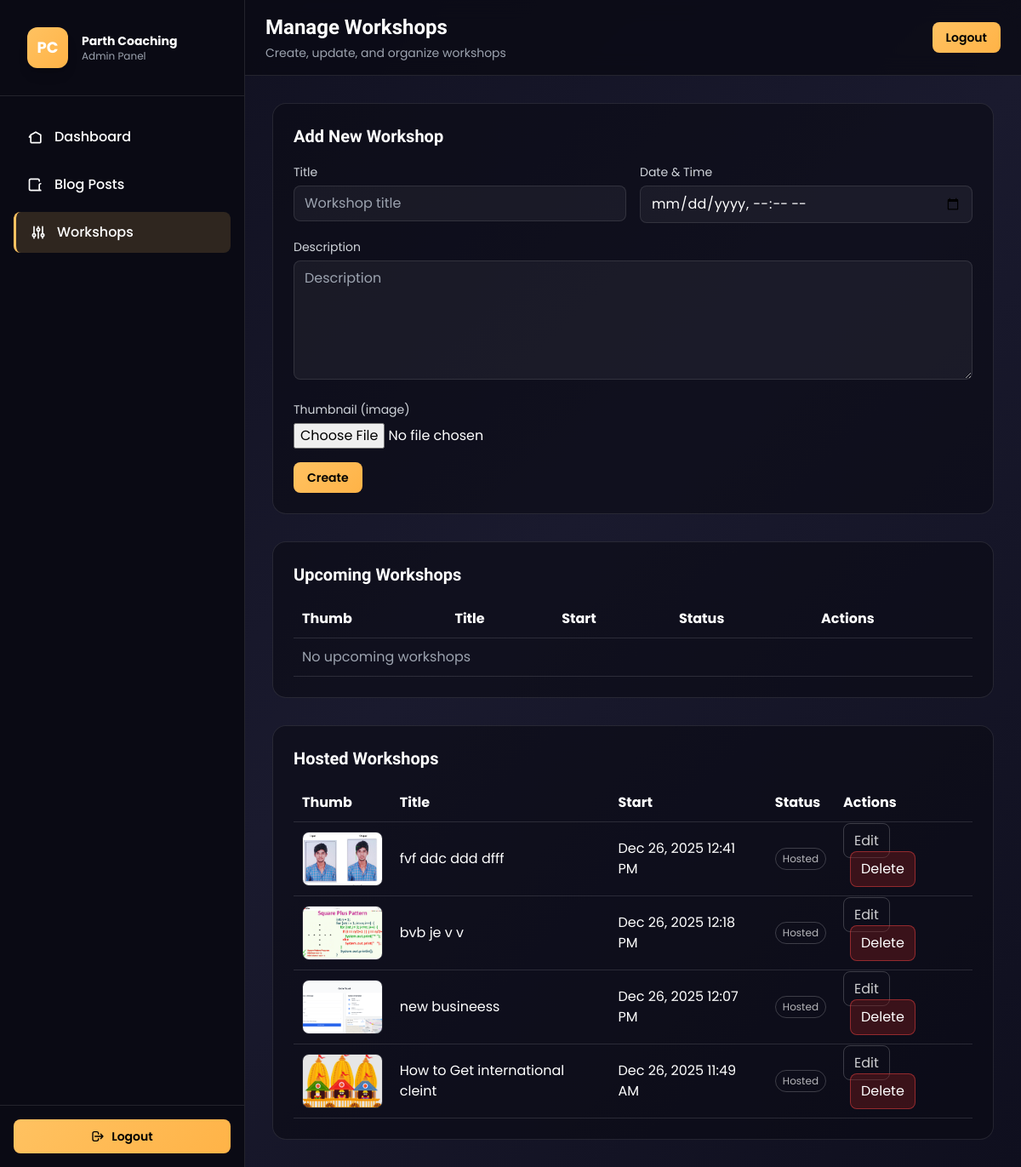
The page /admin/manage_workshop.php (signed in) on the database its author committed.
### tables this page shows
CREATE TABLE `workshops` (
  `id` int NOT NULL,
  `title` varchar(255) NOT NULL,
  `short_description` text,
  `thumbnail` varchar(255) DEFAULT NULL,
  `workshop_date` date NOT NULL,
  `workshop_time` time DEFAULT NULL,
  `created_at` timestamp NULL DEFAULT CURRENT_TIMESTAMP,
  `updated_at` timestamp NULL DEFAULT CURRENT_TIMESTAMP ON UPDATE CURRENT_TIMESTAMP
);

### admin/manage_workshop.php (the view, shortened to what this page needs)
<?php
require_once __DIR__ . '/../db.php';
$workshopCols = [];
$colsRes = mysqli_query($conn, "SHOW COLUMNS FROM workshops");
if ($colsRes) {
  while ($c = mysqli_fetch_assoc($colsRes)) { $workshopCols[] = $c['Field']; }
}
$thumbField       = in_array('thumbnail', $workshopCols, true) ? 'thumbnail' : (in_array('image', $workshopCols, true) ? 'image' : '');
function h($v) { return htmlspecialchars((string)$v, ENT_QUOTES, 'UTF-8'); }
$workshops = [];
$q = mysqli_query($conn, "SELECT * FROM workshops ORDER BY id DESC");
if ($q) { while ($r = mysqli_fetch_assoc($q)) { $workshops[] = $r; } }
usort($workshops, function($a, $b) { return ($b['_start_ts'] <=> $a['_start_ts']); });
$nowTs = time();
$upcoming = []; $hosted = [];
foreach ($workshops as $w) { (($w['_start_ts'] ?: 0) >= $nowTs) ? $upcoming[] = $w : $hosted[] = $w; }
?>
<!DOCTYPE html>
<html lang="en">
  <head>
    <script src="https://cdn.tailwindcss.com"></script>
  </head>
  <body class="text-white antialiased">
    <div class="flex h-screen overflow-hidden">
      <aside class="w-72 bg-[#0a0a14] border-r border-white/10 flex flex-col hidden lg:flex fixed h-screen left-0 top-0 overflow-y-auto">
        <div class="p-8 border-b border-white/10 sticky top-0 bg-[#0a0a14]">
          <div class="flex items-center gap-4">
            <div class="gradient-accent w-12 h-12 rounded-xl flex items-center justify-center font-bold text-lg shadow-lg">PC</div>
            <div>
              <p class="text-white font-bold text-sm">Parth Coaching</p>
              <p class="text-gray-400 text-xs">Admin Panel</p>
            </div>
          </div>
        </div>
        <nav class="flex-1 px-4 py-6 space-y-2">
          <a href="dashboard.php" class="flex items-center gap-3 px-4 py-3 rounded-lg hover:bg-white/10 transition">
            <svg class="w-5 h-5" fill="none" stroke="currentColor" viewBox="0 0 24 24"><path stroke-linecap="round" stroke-linejoin="round" stroke-width="2" d="M3 12l2-3m0 0l7-4 7 4M5 9v10a1 1 0 001 1h12a1 1 0 001-1V9" /></svg>
            <span class="font-medium">Dashboard</span>
          </a>
          <a href="manage_blog.php" class="flex items-center gap-3 px-4 py-3 rounded-lg hover:bg-white/10 transition">
            <svg class="w-5 h-5" fill="none" stroke="currentColor" viewBox="0 0 24 24"><path stroke-linecap="round" stroke-linejoin="round" stroke-width="2" d="M19 20H5a2 2 0 01-2-2V6a2 2 0 012-2h10a2 2 0 012 2v1m2 13a2 2 0 01-2-2v-5.5a2 2 0 012-2H19" /></svg>
            <span class="font-medium">Blog Posts</span>
          </a>
          <a href="workshop.php" class="flex items-center gap-3 px-4 py-3 rounded-lg transition sidebar-active" style="background: rgba(255, 194, 97, 0.15); border-left: 3px solid #FFC261;">
            <svg class="w-5 h-5" fill="none" stroke="currentColor" viewBox="0 0 24 24"><path stroke-linecap="round" stroke-linejoin="round" stroke-width="2" d="M12 6V4m0 2a2 2 0 100 4m0-4a2 2 0 110 4m-6 8a2 2 0 100-4m0 4a2 2 0 110-4m0 4v2m0-6V4m6 6v10m6-2a2 2 0 100-4m0 4a2 2 0 110-4m0 4v2m0-6V4" /></svg>
            <span class="font-medium">Workshops</span>
          </a>
        </nav>
        <div class="border-t border-white/10 p-4 sticky bottom-0 bg-[#0a0a14]">
          <a href="logout.php" class="gradient-accent text-black w-full py-2.5 rounded-lg font-semibold text-sm transition hover:shadow-lg flex items-center justify-center gap-2">
            <svg class="w-4 h-4" fill="none" stroke="currentColor" viewBox="0 0 24 24"><path stroke-linecap="round" stroke-linejoin="round" stroke-width="2" d="M17 16l4-4m0 0l-4-4m4 4H7m6 4v1a3 3 0 01-3 3H6a3 3 0 01-3-3V7a3 3 0 013-3h4a3 3 0 013 3v1" /></svg>
            Logout
          </a>
        </div>
      </aside>
      <main class="flex-1 lg:ml-72 flex flex-col h-screen overflow-auto">
        <header class="sticky top-0 z-40 bg-[#0a0a14]/80 backdrop-blur-md border-b border-white/10 px-6 py-4">
          <div class="flex items-center justify-between">
            <div>
              <h1 class="text-2xl font-bold font-sora">Manage Workshops</h1>
              <p class="text-sm text-gray-400 mt-1">Create, update, and organize workshops</p>
            </div>
            <a href="logout.php" class="gradient-accent text-black px-4 py-2 rounded-lg font-semibold text-sm">Logout</a>
          </div>
        </header>
        <section class="flex-1 p-6 md:p-8 space-y-8">
          <?php
            $editRow = null;
          ?>
          <div class="border border-white/10 rounded-2xl p-6 bg-[#0a0a14]/60">
            <div class="flex items-center justify-between mb-4">
              <h2 class="text-xl font-semibold font-sora"><?= $editRow ? 'Edit Workshop' : 'Add New Workshop' ?></h2>
            </div>
            <form class="grid gap-4 md:grid-cols-2" action="manage_workshop.php<?= $editRow ? '?edit=' . intval($editRow['id']) : '' ?>" method="post" enctype="multipart/form-data">
              <div>
                <label class="text-gray-300 text-sm">Title</label>
                <input class="w-full mt-1 px-3 py-2 rounded-lg border border-white/10 bg-white/5 text-white" type="text" name="title" placeholder="Workshop title" value="<?= h($editRow['title'] ?? '') ?>" required />
              </div>
              <div>
                <label class="text-gray-300 text-sm">Date & Time</label>
                <?php
                  $dtVal = '';
                ?>
                <input class="w-full mt-1 px-3 py-2 rounded-lg border border-white/10 bg-white/5 text-white" type="datetime-local" name="start_datetime" value="<?= h($dtVal) ?>" required />
              </div>
              <div class="md:col-span-2">
                <label class="text-gray-300 text-sm">Description</label>
                <textarea class="w-full mt-1 px-3 py-2 rounded-lg border border-white/10 bg-white/5 text-white min-h-[140px]" name="description" placeholder="Description"><?= h($editRow['description'] ?? '') ?></textarea>
              </div>
              <div>
                <label class="text-gray-300 text-sm">Thumbnail (image)</label>
                <input class="w-full mt-1" type="file" name="thumbnail" accept="image/*" />
              </div>
              <div class="md:col-span-2 flex gap-3">
                <button class="gradient-accent text-black px-4 py-2 rounded-lg font-semibold text-sm" type="submit"><?= $editRow ? 'Update' : 'Create' ?></button>
              </div>
            </form>
          </div>
          <div class="border border-white/10 rounded-2xl p-6 bg-[#0a0a14]/60">
            <div class="text-xl font-semibold font-sora mb-4">Upcoming Workshops</div>
            <table class="table">
              <thead>
                <tr>
                  <th class="text-left">Thumb</th>
                  <th class="text-left">Title</th>
                  <th class="text-left">Start</th>
                  <th class="text-left">Status</th>
                  <th class="text-right">Actions</th>
                </tr>
              </thead>
              <tbody>
                <?php if (empty($upcoming)): ?>
                  <tr><td colspan="5" class="text-gray-400">No upcoming workshops</td></tr>
                <?php else: foreach ($upcoming as $w): ?>
                  <tr>
                    <td><?php if ($thumbField !== '' && !empty($w[$thumbField])): ?><img class="w-24 h-16 object-cover rounded-lg border border-white/10" src="workshops_img/<?= h($w[$thumbField]) ?>" alt="thumb"><?php endif; ?></td>
                    <td><?= h($w['title']) ?></td>
                    <td><?php $dispTs = $w['_start_ts'] ?? 0; echo $dispTs ? h(date('M d, Y h:i A', $dispTs)) : '-'; ?></td>
                    <td><span class="inline-block px-2 py-1 rounded-full border border-yellow-500/50 text-yellow-400 text-xs">Upcoming</span></td>
                    <td class="text-right">
                      <a class="px-3 py-2 rounded-lg border border-white/20 text-white/80 hover:text-white" href="manage_workshop.php?edit=<?= intval($w['id']) ?>">Edit</a>
                      <form action="manage_workshop.php" method="post" style="display:inline">
                        <input type="hidden" name="action" value="delete">
                        <input type="hidden" name="id" value="<?= intval($w['id']) ?>">
                        <button class="ml-2 px-3 py-2 rounded-lg border border-red-500/50 bg-red-900/40 text-white" type="submit" onclick="return confirm('Delete this workshop?')">Delete</button>
                      </form>
                    </td>
                  </tr>
                <?php endforeach; endif; ?>
              </tbody>
            </table>
          </div>
          <div class="border border-white/10 rounded-2xl p-6 bg-[#0a0a14]/60">
            <div class="text-xl font-semibold font-sora mb-4">Hosted Workshops</div>
            <table class="table">
              <thead>
                <tr>
                  <th class="text-left">Thumb</th>
                  <th class="text-left">Title</th>
                  <th class="text-left">Start</th>
                  <th class="text-left">Status</th>
                  <th class="text-right">Actions</th>
                </tr>
              </thead>
              <tbody>
                <?php if (empty($hosted)): ?>
                  <tr><td colspan="5" class="text-gray-400">No hosted workshops</td></tr>
                <?php else: foreach ($hosted as $w): ?>
                  <tr>
                    <td><?php if ($thumbField !== '' && !empty($w[$thumbField])): ?><img class="w-24 h-16 object-cover rounded-lg border border-white/10" src="workshops_img/<?= h($w[$thumbField]) ?>" alt="thumb"><?php endif; ?></td>
                    <td><?= h($w['title']) ?></td>
                    <td><?php $dispTs = $w['_start_ts'] ?? 0; echo $dispTs ? h(date('M d, Y h:i A', $dispTs)) : '-'; ?></td>
                    <td><span class="inline-block px-2 py-1 rounded-full border border-white/20 text-white/70 text-xs">Hosted</span></td>
                    <td class="text-right">
                      <a class="px-3 py-2 rounded-lg border border-white/20 text-white/80 hover:text-white" href="manage_workshop.php?edit=<?= intval($w['id']) ?>">Edit</a>
                      <form action="manage_workshop.php" method="post" style="display:inline">
                        <button class="ml-2 px-3 py-2 rounded-lg border border-red-500/50 bg-red-900/40 text-white" type="submit" onclick="return confirm('Delete this workshop?')">Delete</button>
                      </form>
                    </td>
                  </tr>
                <?php endforeach; endif; ?>
              </tbody>
            </table>
          </div>
        </section>
      </main>
    </div>
  </body>
</html>

### admin/manage_workshop.php (style rules this page uses)
* { font-family: 'Poppins', sans-serif; }
.font-sora { font-family: 'Sora', sans-serif; }
body { background: linear-gradient(135deg, #0f0f1e 0%, #1a1a2e 50%, #0f0f1e 100%); background-attachment: fixed; }
.gradient-accent { background: linear-gradient(135deg, #FFC261 0%, #FFB347 100%); }
.table { width:100%;border-collapse:collapse;margin-top:12px }
.table th, .table td { padding:10px;border-bottom:1px solid rgba(255,255,255,0.12);text-align:left }

### rows shown on the page
workshops: thumbnail (picture), title "fvf ddc ddd dfff", dispTs "Dec 26, 2025 12:41 PM"
workshops: thumbnail (picture), title "bvb je v v", dispTs "Dec 26, 2025 12:18 PM"
workshops: thumbnail (picture), title "new busineess", dispTs "Dec 26, 2025 12:07 PM"
workshops: thumbnail (picture), title "How to Get international cleint", dispTs "Dec 26, 2025 11:49 AM"
